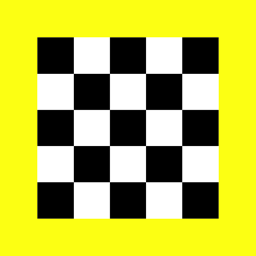
#> input picture src/relief0.png, 256 x 256 px
$ python MultiScalePhaseFlow.py
#> lines starting #> are read from the running program, lines starting #| are printed output that depends on the picture; after the words box and inside, x2 and y2 are one past the last pixel; in counts of white or black regions, pixels touching at a corner belong together
"""
M-PME — Multi-scale Phase-based Motion Estimation (large-amplitude).

SIMPLIFIED reimplementation of the coarse-to-fine idea in
  M.Z. Li, Z.T. Yan, G. Liu, Z. Mao, "Large amplitude motion estimation via
  multi-scale phase-based video processing", Mech. Syst. Signal Process. 253
  (2026) 114301. doi:10.1016/j.ymssp.2026.114301

IMPORTANT — this is NOT faithful to the paper. The real M-PME fits an AFFINE
motion model (6 params) over a window via a Farnebaeck-style integral-image least
squares (their Eq. 15-23), with the Eq. 7 confidence and Eq. 8 directional mask.
This file instead fits a per-pixel 2-param translation, which is why it degrades
on scaling. Because scale/rotation ARE affine, the faithful method is expected to
handle them far better than this simplification does. A faithful port is TODO.

Idea: a single phase-based estimate is limited to |delta| < lambda/2 (phase wraps
past +-pi). A large displacement is decomposed across a Gaussian pyramid: at the
coarsest level the motion is downsampled by 2^L and therefore small enough to
measure without wrapping. The estimate is upsampled, used to warp the next finer
level, and only the (small) residual is measured there. Summing across levels
("motion field fusion") recovers the full large-amplitude field. No unwrapping.

This is the benchmark to compare ImplicitKalman against.
"""

import os
import numpy as np
import matplotlib.pyplot as plt
from PIL import Image
from scipy import fft, ndimage
from skimage.transform import resize

HERE = os.path.dirname(os.path.abspath(__file__))
EPS = 1e-9


# ----------------------------------------------------------------------------- helpers
def load_gray(name, shape=None):
    img = np.asarray(Image.open(os.path.join(HERE, name)).convert("L")).astype(float)
    if shape is not None and img.shape != shape:
        img = resize(img, shape, order=1, preserve_range=True, anti_aliasing=True)
    return img


def instantaneous_freq(R):
    """k = grad(arg R) via Im(grad R * conj(R)/|R|^2). No unwrap. (kx along x/cols)."""
    gy, gx = np.gradient(R)
    denom = np.abs(R) ** 2 + EPS
    return np.imag(gx * np.conj(R)) / denom, np.imag(gy * np.conj(R)) / denom


def gaussian_pyramid(img, levels):
    """pyr[0] = finest (original), pyr[-1] = coarsest."""
    pyr = [img]
    cur = img
    for _ in range(levels - 1):
        cur = ndimage.gaussian_filter(cur, 1.0)[::2, ::2]
        pyr.append(cur)
    return pyr


def warp(img, U, V):
    """Sample img at (row - V, col - U); odd-reflect padding."""
    H, W = img.shape
    yy, xx = np.mgrid[0:H, 0:W]
    pad = int(np.ceil(max(1.0, np.abs(U).max(), np.abs(V).max()))) + 2
    p = np.pad(img, pad, mode="reflect", reflect_type="odd")
    out = ndimage.map_coordinates(
        p, [(yy - V).ravel() + pad, (xx - U).ravel() + pad], order=1, mode="nearest")
    return out.reshape(H, W)


def oriented_filters(H, W, wavelength, n_ori, bw=0.7, ang_power=2.0):
    """Single-lobe oriented bandpass filters (fftshift'd) tuned to `wavelength` px."""
    cy, cx = H // 2, W // 2
    vv, uu = np.mgrid[0:H, 0:W]
    uu = uu - cx; vv = vv - cy
    radius = np.sqrt(uu ** 2 + vv ** 2)
    ang = np.arctan2(vv, uu)

    r0 = min(H, W) / wavelength                     # target radius in FFT bins
    log_r = np.log(np.where(radius > 0, radius, 1))
    radial = np.cos(np.clip((log_r - np.log(max(r0, 1))) / bw, -np.pi / 2, np.pi / 2)) ** 2
    k_nom = 2 * np.pi * r0 / min(H, W)              # rad/px

    filts, thetas = [], []
    for j in range(n_ori):
        th = np.pi * j / n_ori
        lobe = np.clip(np.cos(ang - th), 0, 1) ** ang_power
        filts.append(radial * lobe)
        thetas.append(th)
    return filts, thetas, k_nom


def single_scale_flow(a, b, wavelength=6.0, n_ori=6, tau_amp=0.3, tau_freq=0.6,
                      reg=1e-3, med=3):
    """One-level phase-based residual flow (motion must be < lambda/2). LS over
    orientations resolves the aperture problem; unstable phase is masked out."""
    H, W = a.shape
    ffA = fft.fftshift(fft.fft2(a))
    ffB = fft.fftshift(fft.fft2(b))
    filts, thetas, k_nom = oriented_filters(H, W, wavelength, n_ori)

    Mxx = np.zeros((H, W)); Mxy = np.zeros((H, W)); Myy = np.zeros((H, W))
    bx = np.zeros((H, W)); by = np.zeros((H, W)); n_valid = np.zeros((H, W))

    for filt, th in zip(filts, thetas):
        RA = fft.ifft2(fft.ifftshift(ffA * filt))
        RB = fft.ifft2(fft.ifftshift(ffB * filt))
        dphi = np.angle(RB * np.conj(RA))                 # in (-pi, pi]

        kax, kay = instantaneous_freq(RA)
        kbx, kby = instantaneous_freq(RB)
        kx = 0.5 * (kax + kbx); ky = 0.5 * (kay + kby)
        ct, st = np.cos(th), np.sin(th)
        kproj = kx * ct + ky * st
        k_safe = np.where(np.abs(kproj) < 0.05, np.nan, kproj)
        # shift theorem: dphi = -k.d, so displacement component d_n = -dphi/kproj
        s = -dphi / k_safe                                 # component displacement (px)

        rho = np.abs(RA) * np.abs(RB)
        amp_ok = rho > tau_amp * np.median(rho)
        freq_ok = np.abs(np.abs(kproj) - k_nom) < tau_freq * k_nom
        valid = amp_ok & freq_ok & np.isfinite(s)
        w = np.where(valid, rho, 0.0)
        s = np.nan_to_num(s)

        Mxx += w * ct * ct; Mxy += w * ct * st; Myy += w * st * st
        bx += w * s * ct; by += w * s * st
        n_valid += valid.astype(float)

    det = Mxx * Myy - Mxy ** 2 + reg
    du = (Myy * bx - Mxy * by) / det
    dv = (Mxx * by - Mxy * bx) / det
    du = ndimage.median_filter(du, size=med)
    dv = ndimage.median_filter(dv, size=med)
    half = wavelength / 2.0
    return np.clip(du, -half, half), np.clip(dv, -half, half), n_valid


# ----------------------------------------------------------------------------- M-PME
def mpme(a, b, levels=5, wavelength=6.0, n_ori=6, refine=2):
    """Coarse-to-fine multi-scale phase flow. Returns (U, V) at full resolution."""
    pa = gaussian_pyramid(a, levels)
    pb = gaussian_pyramid(b, levels)

    U = np.zeros_like(pa[-1]); V = np.zeros_like(pa[-1])     # start at coarsest
    per_level = []
    for lvl in range(levels - 1, -1, -1):                    # coarse -> fine
        Hl, Wl = pa[lvl].shape
        if U.shape != (Hl, Wl):                              # upsample estimate x2
            sy, sx = Hl / U.shape[0], Wl / U.shape[1]
            U = resize(U, (Hl, Wl), order=1, preserve_range=True) * sx
            V = resize(V, (Hl, Wl), order=1, preserve_range=True) * sy

        for _ in range(refine):                              # a few warps per level
            a_w = warp(pa[lvl], U, V)
            du, dv, nvalid = single_scale_flow(a_w, pb[lvl], wavelength, n_ori)
            U = U + du; V = V + dv
        per_level.append((lvl, float(np.sqrt(U ** 2 + V ** 2).mean())))

    return U, V, per_level


# ----------------------------------------------------------------------------- main
if __name__ == "__main__":
    a = load_gray("relief0.png")
    b = load_gray("relief0_sc1.png", shape=a.shape)
#> call 2 of load_gray, with name = 'relief0_sc1.png', shape = (256, 256)
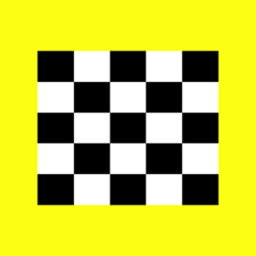
#> input picture src/relief0_sc1.png, 256 x 256 px
    H, W = a.shape
#> H = 256; W = 256

    U, V, per_level = mpme(a, b)
#> after the loop in gaussian_pyramid, `for _ in range(levels - 1):`: pyr = 5 items
#> the loop in mpme, `for lvl in range(levels - 1, -1, -1):` made 5 passes
#> after the loop in mpme, `for lvl in range(levels - 1, -1, -1):`:
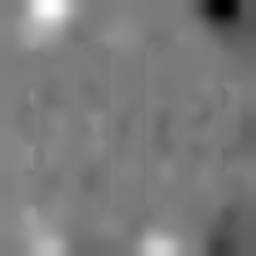
#> U: shape (256, 256) float64; min -9.96, max 10.61, mean 0.0284; drawn with min black and max white
#> after the loop in mpme, `for lvl in range(levels - 1, -1, -1):`:
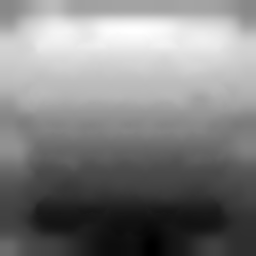
#> V: shape (256, 256) float64; min -18.66, max 17.45, mean -0.411; drawn with min black and max white
#> after the loop in mpme, `for lvl in range(levels - 1, -1, -1):`: per_level = [(4, 0.547), (3, 1.1), (2, 2.19), (1, 4.38), (0, 8.76)]; sx = 2
    mag = np.sqrt(U ** 2 + V ** 2)

    # validation: warp A by the estimated flow, compare to B (endpoint quality)
    a_rec = warp(a, U, V)
#> in warp (call 11), `yy, xx = np.mgrid[0:H, 0:W]`:
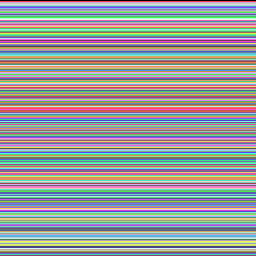
#> yy: shape (256, 256) int64; 256 distinct labels, from 0 to 255; one colour per label, 0 black
    fg = ndimage.gaussian_filter(np.abs(np.gradient(a)[0]) + np.abs(np.gradient(a)[1]), 3)
    fg = fg > 0.08 * fg.max()
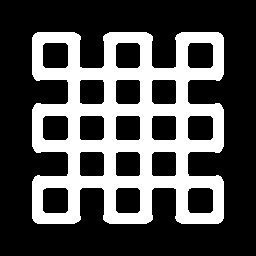
#> fg: shape (256, 256) bool; 30.4% white; 1 white region, box (x1, y1, x2, y2) and area: (32, 32, 224, 224) 19948
    err0 = np.abs(a - b)[fg]
#> err0 = 19948 values, max 255 at index 4497, min 0 at index 0, mean 66.78
    err1 = np.abs(a_rec - b)[fg]
#> err1 = 19948 values, max 29.27 at index 14189, min 0 at index 0, mean 1.42
    rmse0, rmse1 = np.sqrt((err0 ** 2).mean()), np.sqrt((err1 ** 2).mean())
#> rmse0 = 121.4; rmse1 = 4.11

    # divergence ~ local scale (s-1)
    dVy, _ = np.gradient(V); _, dUx = np.gradient(U)
    div = dUx + dVy
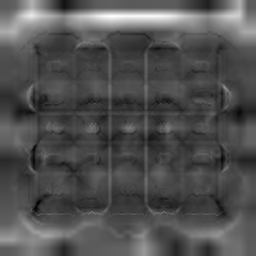
#> div: shape (256, 256) float64; min -0.625, max 1.11, mean -0.0721; drawn with min black and max white
    s_est = 1.0 + 0.5 * div[H // 4:3 * H // 4, W // 4:3 * W // 4].mean()
#> s_est = 0.915

    fig, ax = plt.subplots(2, 3, figsize=(16, 10))
    plt.subplots_adjust(left=0.05, right=0.98, top=0.93, bottom=0.05, wspace=0.2, hspace=0.22)

    ax[0, 0].imshow(a, cmap="gray"); ax[0, 0].set_title("A (relief0)")
    ax[0, 1].imshow(b, cmap="gray"); ax[0, 1].set_title("B (relief0_sc1)")

    step = max(H // 10, 1)
#> step = 25
    yy, xx = np.mgrid[0:H:step, 0:W:step]
    im = ax[0, 2].imshow(mag, cmap="hot")
    ax[0, 2].quiver(xx, yy, U[::step, ::step], V[::step, ::step],
                    color="cyan", angles="xy", scale_units="xy", scale=0.3, width=0.004)
    ax[0, 2].set_title("M-PME: UV magnitude + vector field")
    fig.colorbar(im, ax=ax[0, 2], fraction=0.046)

    ax[1, 0].plot(U[H // 2, :], label="U (horizontal slice)")
    ax[1, 0].plot(V[:, W // 2], label="V (vertical slice)")
    ax[1, 0].axhline(0, color="k", lw=0.5); ax[1, 0].axvline(W // 2, color="k", lw=0.5, ls=":")
    ax[1, 0].set_title("UV slices (expect linear ramp thru center)")
    ax[1, 0].legend(); ax[1, 0].grid()

    im5 = ax[1, 1].imshow(div, cmap="coolwarm", vmin=-0.4, vmax=0.4)
    ax[1, 1].set_title(f"divergence ~ 2*(s-1)   [s_est={s_est:.3f}]")
    fig.colorbar(im5, ax=ax[1, 1], fraction=0.046)

    im6 = ax[1, 2].imshow(np.abs(a_rec - b), cmap="magma")
    ax[1, 2].set_title(f"warp(A)->B residual   RMSE {rmse0:.1f}->{rmse1:.1f}")
    fig.colorbar(im6, ax=ax[1, 2], fraction=0.046)

    out = os.path.join(HERE, "mpme_result.png")
    fig.savefig(out, dpi=90)
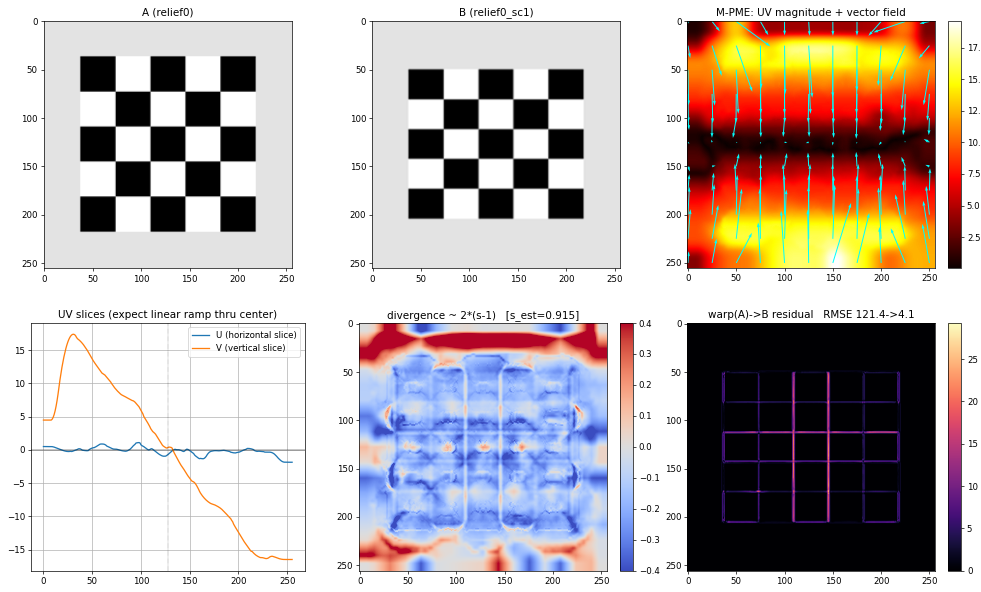
#> figure drawn by matplotlib, 9 panels; panel 4: curve peaks at x = 98, y = 1.11; panel 4: curve peaks at x = 31, y = 17.39
    print(f"levels mean|flow| coarse->fine: {[f'L{l}:{m:.2f}' for l, m in per_level]}")
#| levels mean|flow| coarse->fine: ['L4:0.55', 'L3:1.10', 'L2:2.19', 'L1:4.38', 'L0:8.76']
    print(f"UV magnitude: max={mag.max():.2f}px  mean={mag.mean():.2f}px")
#| UV magnitude: max=19.64px  mean=8.76px
    print(f"estimated global scale s ~ {s_est:.4f}")
#| estimated global scale s ~ 0.9145
    print(f"warp residual RMSE (foreground): {rmse0:.2f} -> {rmse1:.2f}  "
          f"({100*(1-rmse1/max(rmse0,EPS)):.0f}% reduction)")
#| warp residual RMSE (foreground): 121.40 -> 4.11  (97% reduction)
    print(f"saved {out}")
    plt.show()
